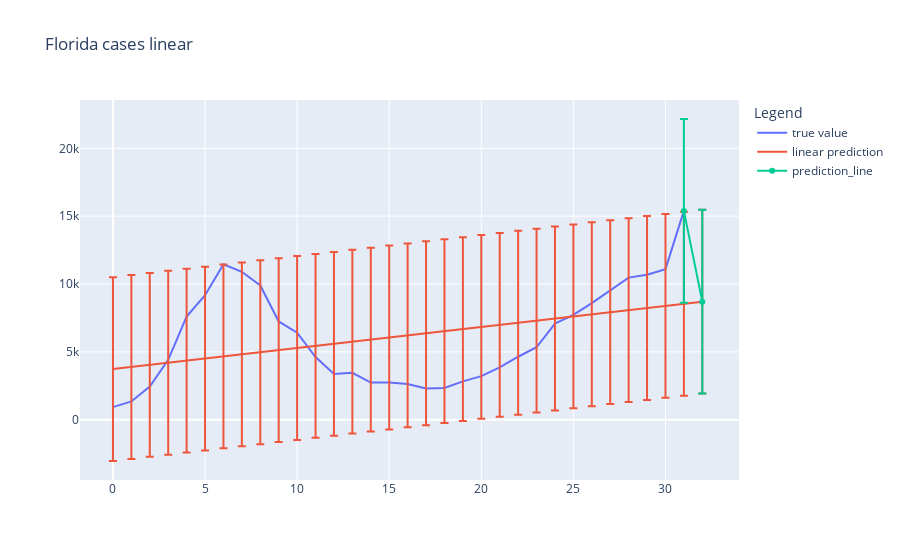

Notebook code for this chart:
### Code cell
print("Florida cases linear")
create_linear_plot(fl_cases, title = "Florida cases linear")

### Figure 1 — Plotly figure (JSON) as saved in the notebook; plotly's stock layout.template omitted (floating-point values rounded to 4 significant figures)
{"data": [{"name": "true value", "type": "scatter", "x": [0, 1, 2, 3, 4, 5, 6, 7, 8, 9, 10, 11, 12, 13, 14, 15, 16, 17, 18, 19, 20, 21, 22, 23, 24, 25, 26, 27, 28, 29, 30, 31], "y": [926.6, 1347.0, 2438.0, 4415.0, 7599.0, 9176.0, 11450.0, 10900.0, 9888.0, 7241.0, 6417.0, 4612.0, 3374.0, 3455.0, 2740.0, 2733.0, 2635.0, 2293.0, 2340.0, 2821.0, 3207.0, 3860.0, 4639.0, 5339.0, 7087.0, 7728.0, 8596.0, 9502.0, 10470.0, 10680.0, 11100.0, 15390.0]}, {"error_y": {"type": "constant", "value": 6774.0}, "name": "linear prediction", "type": "scatter", "x": [0, 1, 2, 3, 4, 5, 6, 7, 8, 9, 10, 11, 12, 13, 14, 15, 16, 17, 18, 19, 20, 21, 22, 23, 24, 25, 26, 27, 28, 29, 30, 31, 32], "y": [3730.0, 3886.0, 4041.0, 4196.0, 4351.0, 4507.0, 4662.0, 4817.0, 4973.0, 5128.0, 5283.0, 5439.0, 5594.0, 5749.0, 5904.0, 6060.0, 6215.0, 6370.0, 6526.0, 6681.0, 6836.0, 6992.0, 7147.0, 7302.0, 7457.0, 7613.0, 7768.0, 7923.0, 8079.0, 8234.0, 8389.0, 8545.0, 8700.0]}, {"error_y": {"type": "constant", "value": 6774.0}, "name": "prediction_line", "type": "scatter", "x": [31, 32], "y": [15390.0, 8700.0]}], "layout": {"legend": {"title": {"text": "Legend"}}, "showlegend": true, "title": {"text": "Florida cases linear"}}}
